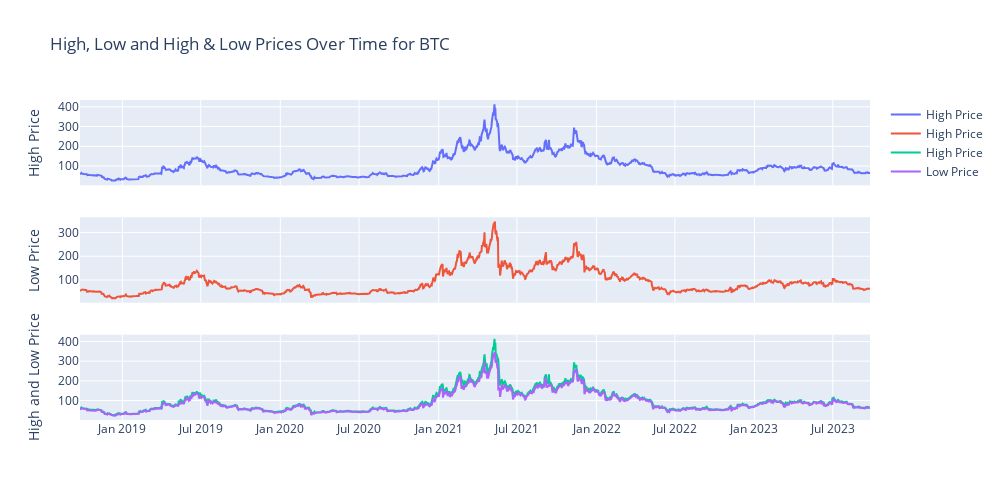

The cell this chart's notebook holds for it:
### Markdown cell above
### Now, creating plots for High and Low Column Values

#### These are subplots

### Code cell
#Creating Subplots for high and low columns

fig = make_subplots(rows=3, cols=1, shared_xaxes=True, vertical_spacing=0.1)

# Second subplot (High Price)
fig.add_trace(go.Scatter(x=LITECOIN['Date'], y=LITECOIN['High'], mode='lines', name='High Price'), row=1, col=1)
fig.update_yaxes(title_text="High Price", row=1, col=1)

# Third subplot (Low Price)
fig.add_trace(go.Scatter(x=LITECOIN['Date'], y=LITECOIN['Low'], mode='lines', name='High Price'), row=2, col=1)
fig.update_yaxes(title_text="Low Price", row=2, col=1)

# Fourth subplot(High and Low Prices)
fig.add_trace(go.Scatter(x=LITECOIN['Date'], y=LITECOIN['High'], mode='lines', name='High Price'), row=3, col=1)
fig.add_trace(go.Scatter(x=LITECOIN['Date'], y=LITECOIN['Low'], mode='lines', name='Low Price'), row=3, col=1)
fig.update_yaxes(title_text="High and Low Price", row=3, col=1)

# setting up the title and size of the graph
fig.update_layout(title_text="High, Low and High & Low Prices Over Time for BTC",
    height=500,  # Set the height
    width=1000) # width
fig.show()

### Figure 1 — Plotly figure (JSON) as saved in the notebook; plotly's stock layout.template omitted (floating-point values rounded to 4 significant figures; data arrays with more than 128 entries replaced by an {"elided": "..."} marker saying what was removed)
{"data": [{"mode": "lines", "name": "High Price", "type": "scatter", "x": {"elided": "1827 str values"}, "xaxis": "x", "y": {"elided": "1827 float values"}, "yaxis": "y"}, {"mode": "lines", "name": "High Price", "type": "scatter", "x": {"elided": "1827 str values"}, "xaxis": "x2", "y": {"elided": "1827 float values"}, "yaxis": "y2"}, {"mode": "lines", "name": "High Price", "type": "scatter", "x": {"elided": "1827 str values"}, "xaxis": "x3", "y": {"elided": "1827 float values"}, "yaxis": "y3"}, {"mode": "lines", "name": "Low Price", "type": "scatter", "x": {"elided": "1827 str values"}, "xaxis": "x3", "y": {"elided": "1827 float values"}, "yaxis": "y3"}], "layout": {"height": 500, "title": {"text": "High, Low and High & Low Prices Over Time for BTC"}, "width": 1000, "xaxis": {"anchor": "y", "domain": [0, 1], "matches": "x3", "showticklabels": false}, "xaxis2": {"anchor": "y2", "domain": [0, 1], "matches": "x3", "showticklabels": false}, "xaxis3": {"anchor": "y3", "domain": [0, 1]}, "yaxis": {"anchor": "x", "domain": [0.7333, 1], "title": {"text": "High Price"}}, "yaxis2": {"anchor": "x2", "domain": [0.3667, 0.6333], "title": {"text": "Low Price"}}, "yaxis3": {"anchor": "x3", "domain": [0, 0.2667], "title": {"text": "High and Low Price"}}}}
